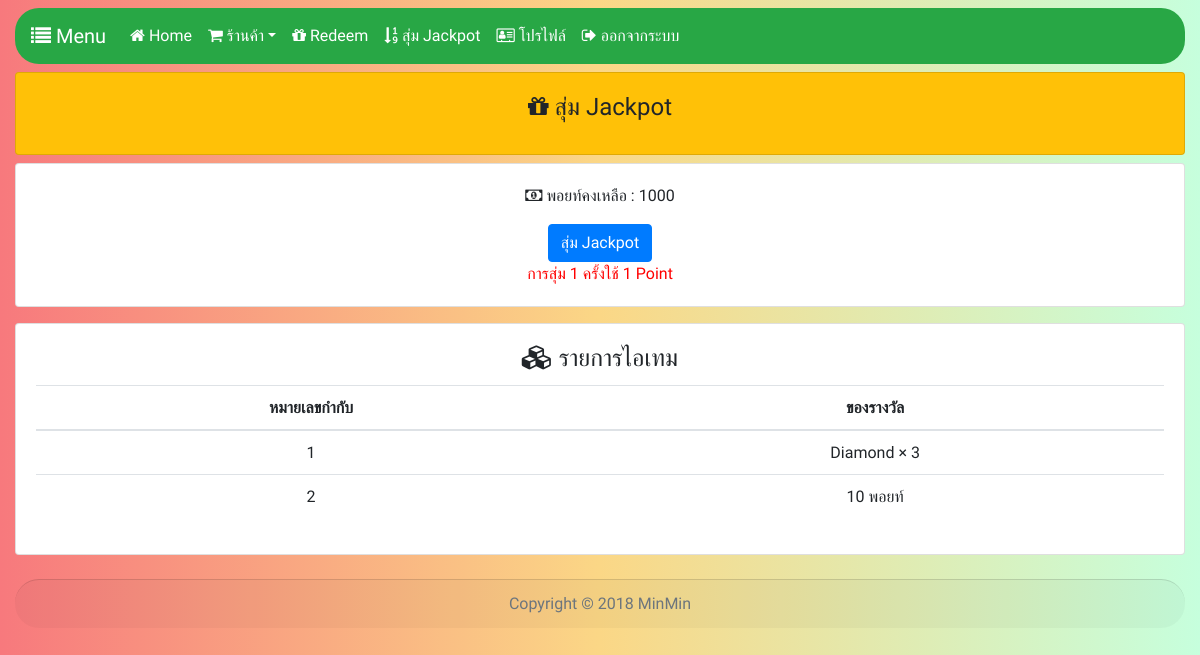
Screenshot of /?page=jackpot&server=Survival (signed in) with the database file from the repository.
### tables this page shows
CREATE TABLE `user` (
  `uid` int(10) NOT NULL,
  `username` varchar(255) NOT NULL,
  `password` varchar(255) NOT NULL,
  `point` int(255) NOT NULL,
  `credits` int(11) NOT NULL,
  `avatar` varchar(255) NOT NULL,
  `rank` varchar(255) NOT NULL,
  `admin` varchar(255) NOT NULL DEFAULT 'false'
);

CREATE TABLE `jackpot` (
  `id` int(11) NOT NULL,
  `number` varchar(255) NOT NULL,
  `name` varchar(255) NOT NULL,
  `point` varchar(255) NOT NULL,
  `command` varchar(255) NOT NULL,
  `keynum` varchar(255) NOT NULL
);

### _sys/_config.php (called while the page is built)
<?php
$_config = array();
$_config['db_host'] = 'localhost';
$_config['db_database'] = 'webshop';
$_config['db_user'] = 'root';
$_config['db_password'] = '';
$_config['mc_host'] = '35.200.181.222';
$_config['mc_port'] = '25565';
$_config['mc_password'] = 'abcdefghj';
$_config['mc_timeout'] = '300';

### _sys/_api.php (called while the page is built, shortened)
<?php
require dirname(__FILE__).'/_func.php';
require dirname(__FILE__).'/_config.php';
$api = (object) array(
    'sql' => new PDO('mysql:host='.$_config['db_host'].'; dbname='.$_config['db_database'].';', $_config['db_user'], $_config['db_password']),
    'user' => new User(),
    'redeem' => new Redeem(),
    'jackpot' => new Jackpot(),
    'shop' => new Shop(),
    'wallet' => new WalletAPI(),
    'status' => json_decode(file_get_contents('https://mcapi-th.cf/mcapi/v1/status/api.php?host='.$_config['mc_host'].'&port='.$_config['mc_port'].'')),
);

### _sys/_func.php (called while the page is built, shortened)
<?php
function query($sql, $array = array())
{
    global $api;
    $q = $api->sql->prepare($sql);
    $q->execute($array);
    return $q;
}

### _page/jackpot.php (the view, shortened to what this page needs)
<!doctype html>
<html lang="en">
  <head>
    <link rel="stylesheet" href="https://maxcdn.bootstrapcdn.com/font-awesome/4.7.0/css/font-awesome.min.css">
    <link rel="stylesheet" href="https://stackpath.bootstrapcdn.com/bootstrap/4.1.3/css/bootstrap.min.css">
  </head>
  <body class="font mx-auto col-md-12 mt-2">
      <?php include('menu.php'); ?>
      <?php if(isset($_GET['server'])){ ?>
      <form action="" method="post">
        <div class="card mt-2 bg-warning">
            <div class="card-body">
                <h4 class="card-title text-center"><i class="fa fa-gift" aria-hidden="true"></i> สุ่ม Jackpot</h4>
            </div>
        </div>
      <div class="card mt-2">
          <div class="card-body">
              <p class="card-text text-center"><i class="fa fa-money" aria-hidden="true"></i> พอยท์คงเหลือ : <?php echo $pdo['point']; ?></p>
              <p class="card-text text-center" style="text-align: center;"><button type="submit" name="Random" class="btn btn-primary"<?php if($pdo['point'] <= 0){ echo 'disabled'; }else{ }?>>สุ่ม Jackpot</button><br class="mt-2"/><font color="red">การสุ่ม 1 ครั้งใช้ 1 Point</font></p>
          </div>
      </div>
</form>
      <div class="card mt-2">
    <div class="card-body">
      <h4 class="card-title text-center"><i class="fa fa-cubes" aria-hidden="true"></i> รายการไอเทม</h4>
      <p class="card-text">
        <table class="table text-center col-md-12">
          <thead>
            <tr>
              <th>หมายเลขกำกับ</th>
              <th>ของรางวัล</th>
            </tr>
          </thead>
          <tbody>
            <?php
                  $query = "SELECT * FROM `jackpot`";
                  if($result = query($query)) {
                  while ($row = $result->fetch()){
                ?>
                <tr>
              <td scope="row"><?php echo $row['number']; ?></td>
              <td><?php echo $row['name']; ?></td>
              </tr>
              <?php }} ?>
          </tbody>
        </table>
      </p>
    </div>
  </div>
                  <?php } ?>
  <?php include('footer.php'); ?>
  </body>
</html>

### rows the page displays
user: point "1000"
jackpot: number "1", name "Diamond × 3"
jackpot: number "2", name "10 พอยท์"
